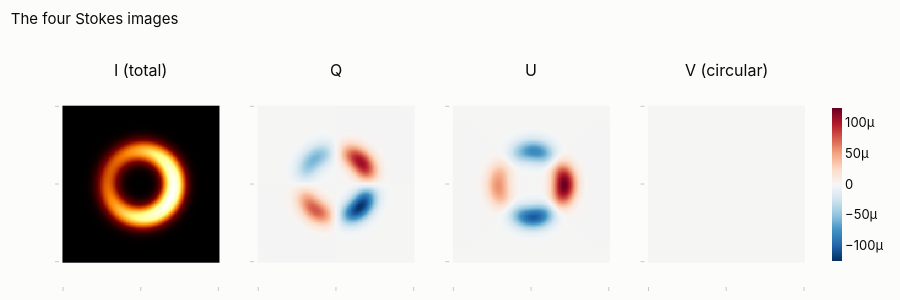

The notebook cell saved with this chart:
### Markdown cell above
Read the subtitle as you drag. Every pixel on that ring is 25% polarized, but the
ring as a whole nets barely 1%, because opposite sides have nearly perpendicular
EVPAs and cancel. A single-dish measurement would see essentially nothing.

**That cancellation is the argument for the entire EHT.** The field geometry
cannot be learned from an unresolved polarization measurement; the structure has
to be resolved.

Here are the four Stokes images behind that figure. $I$ gets a brightness map;
$Q$, $U$ and $V$ are signed, so they get a diverging map with a neutral midpoint
where blue and red mean opposite sign:

### Code cell
ring = images.polarized_ring(npix=128, fov_uas=100.0, p_lin=0.25, pitch_deg=45.0)
totals = images.image_stokes_totals(ring)
print(f"total flux       I = {totals['I']:.3f} Jy")
print(f"per pixel        p = {totals['p_lin_mean']:.1%}")
print(f"net (unresolved) p = {totals['p_lin_net']:.2%}   <- the cancellation")

figs.stokes_panels_figure(ring)
